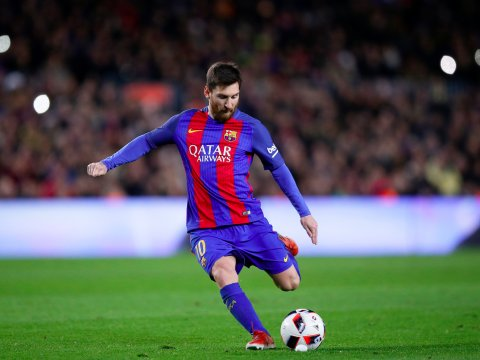
#> input picture messi.jpg, 480 x 360 px, found by its file name
$ python resim_cerceve.py
#> lines starting #> are read from the running program, lines starting #| are printed output that depends on the picture
import cv2
import numpy as np
from matplotlib import pyplot as plt

mavi=[0,0,255]
img =cv2.imread('/home/oguzhan/Masaüstü/İmage Processing My Codes/messi.jpg')
#> img is the input picture: shape (360, 480, 3); mean B, G, R 80, 85.6, 80.5

replicate=cv2.copyMakeBorder(img,50,50,50,50,cv2.BORDER_REPLICATE)
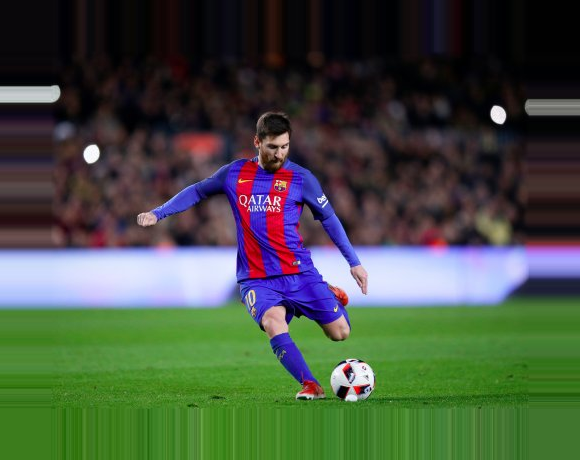
#> replicate: shape (460, 580, 3); mean B, G, R 65.6, 80.6, 69.2
reflect=cv2.copyMakeBorder(img,50,50,50,50,cv2.BORDER_REFLECT)
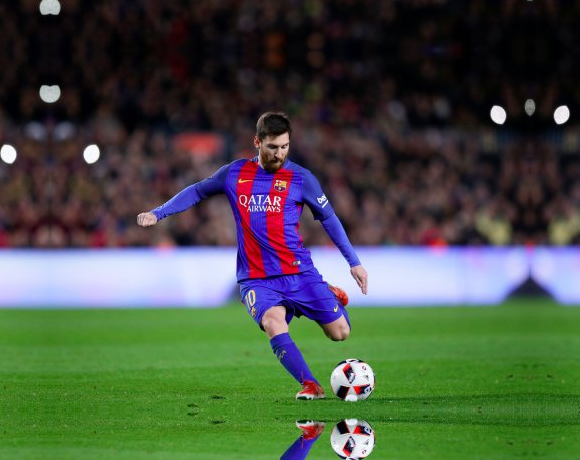
#> reflect: shape (460, 580, 3); mean B, G, R 67.7, 82.3, 71.7
wrap=cv2.copyMakeBorder(img,50,50,50,50,cv2.BORDER_WRAP)
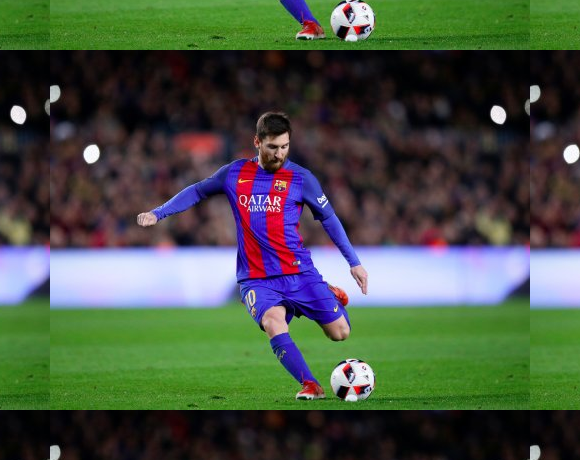
#> wrap: shape (460, 580, 3); mean B, G, R 67.7, 82.3, 71.7
costant=cv2.copyMakeBorder(img,50,50,50,50,cv2.BORDER_CONSTANT,value=mavi)
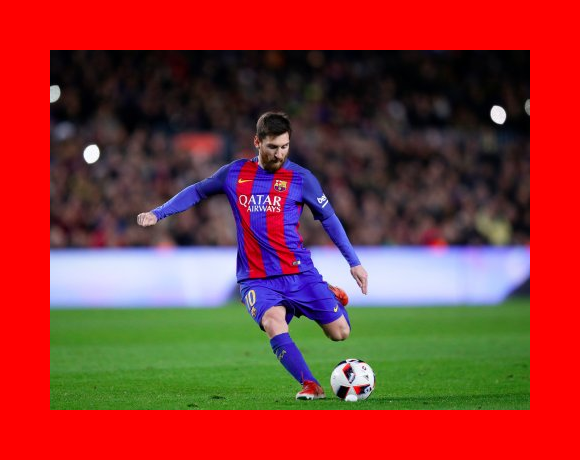
#> costant: shape (460, 580, 3); mean B, G, R 51.8, 55.5, 142

plt.subplot(231),plt.imshow(img,'gray'),plt.title('orijinal')
plt.subplot(232),plt.imshow(replicate,'gray'),plt.title('replicate')
plt.subplot(233),plt.imshow(reflect,'gray'),plt.title('reflect')
plt.subplot(234),plt.imshow(wrap,'gray'),plt.title('wrap')
plt.subplot(235),plt.imshow(costant,'gray'),plt.title('constant')

plt.show()
#> figure, not shown here; B, G, R data is drawn as R, G, B

cv2.waitKey(0)
cv2.destroyAllWindows()
